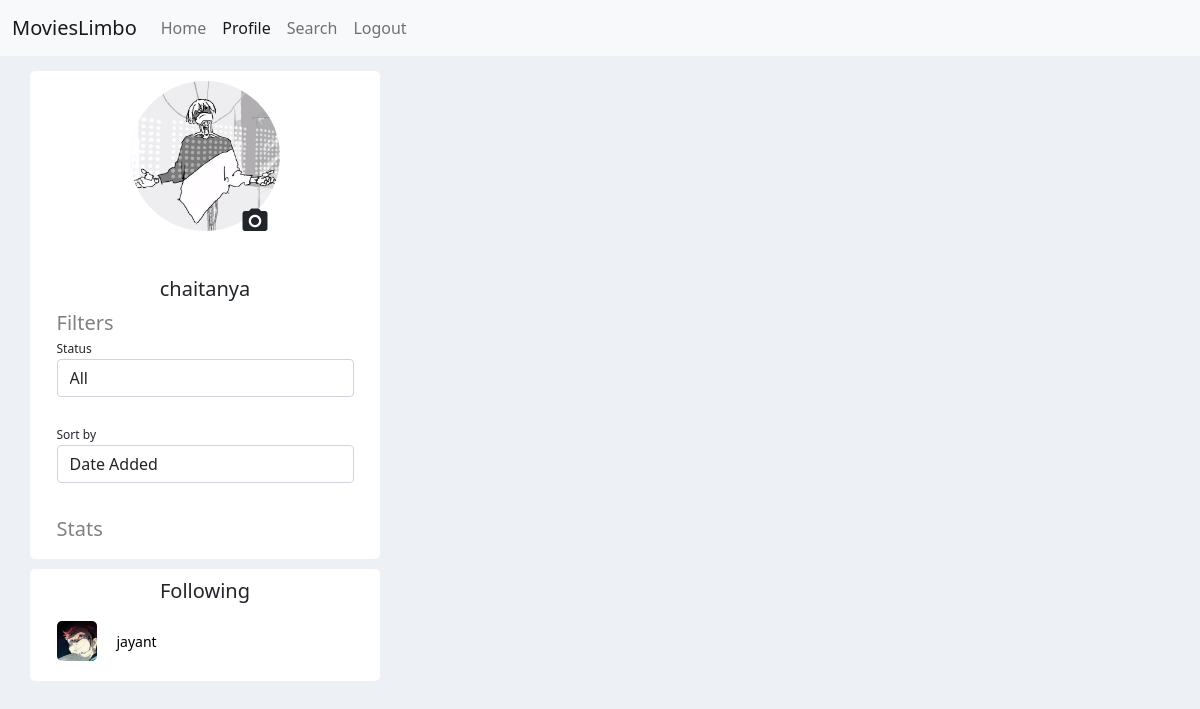
/profile/chaitanya/ (signed in), run on an earlier commit of the app's database.
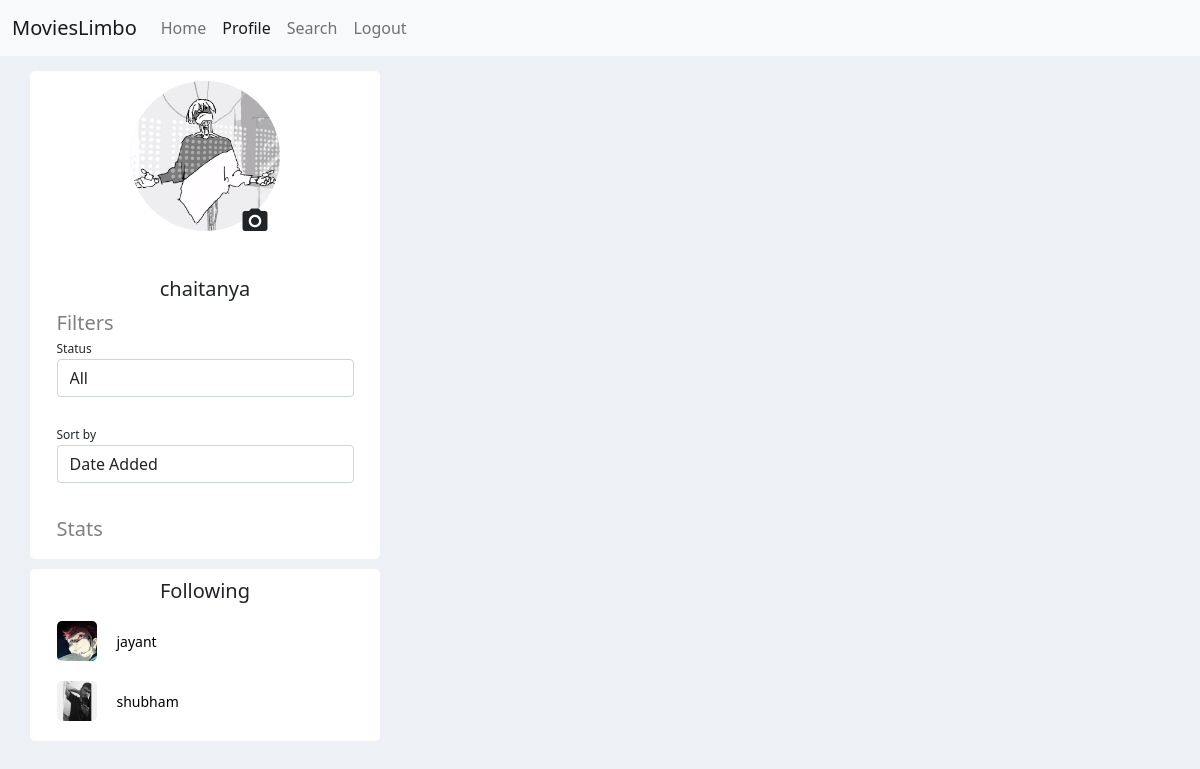
And on a later commit of the database.
### account/models.py (models this page shows, shortened)
class Account(AbstractBaseUser):
    email = models.EmailField(max_length=60, unique=True)
    username = models.CharField(max_length=30, unique=True)
    following = models.ManyToManyField(
        'self', through='Follower', symmetrical=False)
    date_joined = models.DateTimeField(auto_now_add=True)
    profile_pic = models.ImageField(default='default.jpg')
    is_admin = models.BooleanField(default=False)
    is_active = models.BooleanField(default=True)
    is_staff = models.BooleanField(default=False)
    is_superuser = models.BooleanField(default=False)
    USERNAME_FIELD = 'username'
    REQUIRED_FIELDS = ['email', ]
    objects = MyAccountManager()
    def __str__(self):
        return self.username

class Follower(models.Model):
    person = models.ForeignKey(
        Account, on_delete=models.CASCADE, related_name='source')
    following = models.ForeignKey(
        Account, on_delete=models.CASCADE, related_name='target')

### app/views.py (the view)
# urls.py: path('profile/<str:username>/', views.profile, name="profile"),
def profile(request, username):
    if request.method == "POST":
        instance = Account.objects.get(username=username)
        instance.profile_pic = request.FILES['file']
        instance.save()
    account = Account.objects.filter(username=username)
    if not account:
        return HttpResponse(status_code=404)
    """
        to check if the user has permission to edit the list.
        same view is called when viewing our own or others profile, so permission variable is  created.
    """
    permission = username == request.user.username
    following = Follower.objects.filter(
        person=request.user, following__username=username).exists()
    profilePic = account.first().profile_pic.url
    context = {'username': username,
               'permission': permission, "following": following, "profilePic": profilePic}
    if permission:
        followingList = Follower.objects.filter(person=request.user)
        context["followingList"] = followingList
    return render(request, 'app/profile.html', context)

### app/templates/app/profile.html (shortened to what this page needs)
{% extends 'app/main.html' %}
{% load static %}
{% block style %}{% static 'css/profile.css' %} {% endblock style %}
{% block style2 %}{% static 'css/edit.css' %}{% endblock style2 %}
{% block profileactive %}active{% endblock profileactive %}
{% block body %}
<main>
    <div class="side-panel">
        <div class="profile-container">
            <img src="{{profilePic}}" class="profile-picture"></img>
            {% if permission %}
            <form id="profile-pic-form" action="" method="post" , enctype="multipart/form-data">
                <label for="img-input" class="file-upload">
                    <div class="add-icon">
                        <i class="material-icons">camera_alt</i>
                    </div>
                </label>
            </form>
            {% endif %}
            <h5 class="username text-center">{{username}}</h5>
            <div class="filter-container">
                <h5 class="info-title">Filters</h5>
                <label for="filter_status" style="font-size: 12px;">Status</label>
                <select class="form-control" name="status" required id="filter_status">
                    <option value="All" selected>All</option>
                </select>
                <br>
                <label for="filter_sort" style="font-size: 12px;">Sort by</label>
                <select class="form-control" name="status" required id="filter_sort">
                    <option value="date_added" selected>Date Added</option>
                </select>
            </div>
            <div class="stat-container">
                <h5 class="info-title mt-4 mb-2">Stats</h5>
            </div>
        </div>
        {% if permission %}
        <div class="following-list">
            <h5>Following</h5>
            {% for item in followingList %}
            <a href="{% url 'profile' item.following %}" class="user-card">
                <img src="{{item.following.profile_pic.url}}" class="user-profile-picture"></img>
                <p>{{item.following.username}}</p>
            </a>
            {% endfor %}
        </div>
        {% endif %}
    </div>
    <div class="list-container">
    </div>
</main>
{% endblock body %}

### app/templates/app/main.html (shortened to what this page needs)
<!doctype html>
<html lang="en">
{% load static %}
<head>
    <link href="https://cdn.jsdelivr.net/npm/bootstrap@5.1.3/dist/css/bootstrap.min.css" rel="stylesheet"
>
    <link rel="stylesheet" href=" {% static 'css/main.css' %}">
    <link rel="stylesheet" href="{% block style %}{% endblock style %}">
    <link rel="stylesheet" href="{% block style2 %}{% endblock style2 %}">
</head>
<body>
    <nav class="navbar navbar-expand-lg navbar-light bg-light">
        <div class="container-fluid">
            <a class="navbar-brand" href="{% url 'home' %}">MoviesLimbo</a>
            <div class="collapse navbar-collapse" id="navbarSupportedContent">
                <ul class="navbar-nav me-auto mb-2 mb-lg-0">
                    <li class="nav-item">
                        <a class="nav-link {% block homeactive %}{% endblock homeactive %} " aria-current="page"
                            href="{% url 'home' %}">Home</a>
                    </li>
                    <li class="nav-item">
                        <a class="nav-link {% block profileactive %}{% endblock profileactive %}" aria-current="page"
                            href="{% url 'profile' request.user %}">Profile</a>
                    </li>
                    <li class="nav-item" style="cursor:pointer;">
                        <a id="search-button" class="nav-link" aria-current="page">Search</a>
                    </li>
                    <li class="nav-item">
                        <a class="nav-link" href="{% url 'logout' %}">Logout</a>
                    </li>
                </ul>
            </div>
        </div>
    </nav>
    {% block body %}{% endblock body %}
</body>
</html>

### app/static/css/main.css (style rules this page uses)
.navbar { z-index: 10; }

### app/static/css/profile.css (style rules this page uses)
main { display: grid; grid-template-columns: 1fr 3fr; grid-template-areas: "profile list"; padding: 10px; }
.side-panel { grid-area: profile; display: flex; flex-direction: column; }
.profile-container { display: flex; flex-direction: column; align-items: center; width: 30vw; min-width: 225px; max-width: 350px; background-color: white; border-radius: 5px; margin-left: 20px; padding: 10px; margin-top: 5px; }
.profile-picture { height: 150px; width: 150px; border-radius: 50%; background-color: lightcyan; object-fit: cover; }
.file-upload { display: inline-block; cursor: pointer; position: relative; left: 50px; bottom: 25px; }
.file-upload i { font-size: 30px; }
.following-list { display: flex; flex-direction: column; align-items: center; width: 30vw; min-width: 225px; max-width: 350px; background-color: white; border-radius: 5px; margin-left: 20px; padding: 10px; margin-top: 10px; }
.user-card { display: flex; width: 90%; align-items: center; margin: 10px 0; text-decoration: none; color: black; cursor: pointer; }
.user-card p { margin: 0 20px; font-size: clamp(14px, 1vw, 16px); }
.user-profile-picture { width: 40px; height: 40px; border-radius: 5px; background-color: lightcyan; object-fit: cover; }
.username { margin: 10px; }
.filter-container { width: 90%; }
.stat-container { margin-top: 10px; width: 90%; }
.info-title { margin: 0; color: gray; }
.list-container { width: 100%; height: 100%; display: flex; flex-direction: column; align-items: center; }
body { background-color: #EDF1F5; }

What changed in the data, as far as the page shows it:
added Follower: following.profile_pic (picture), following.username "shubham"
